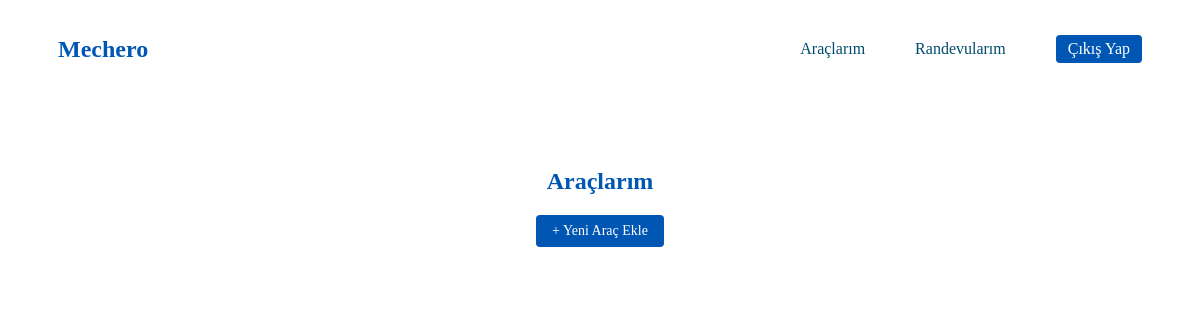
Before: /user/vehicles (signed in) with the older database file.
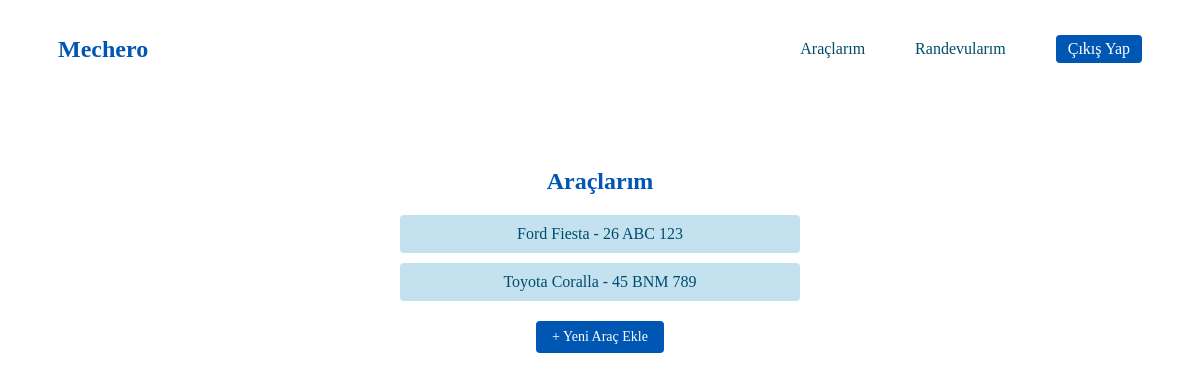
After: the same page with the newer database file.
### app/models.py (models this page shows)
class Vehicle(db.Model):
    __tablename__ = 'vehicles'
    id = db.Column(db.Integer, primary_key=True)
    plate_number = db.Column(db.String(20), unique=True, nullable=False)
    brand = db.Column(db.String(50), nullable=False)
    model = db.Column(db.String(50), nullable=False)
    year = db.Column(db.Integer, nullable=False)
    fuel_type = db.Column(db.String(20), nullable=False)
    mileage = db.Column(db.Integer, nullable=False)
    created_at = db.Column(db.DateTime, default=datetime.utcnow)
    user_id = db.Column(db.Integer, db.ForeignKey('users.id'), nullable=False)
    appointments = db.relationship('Appointment', backref='vehicle', lazy=True)

### app/routes/user_routes.py (the view)
@bp.route('/vehicles')
@login_required
def vehicles():
    user_vehicles = Vehicle.query.filter_by(user_id=current_user.id).all()
    return render_template('user/vehicles.html', vehicles=user_vehicles)

### app/models.py (called while the page is built)
@login_manager.user_loader
def load_user(user_id):
    return User.query.get(int(user_id))

### app/templates/user/vehicles.html
{% extends 'layout/base_user.html' %}
{% block content %}
<div class="vehicles-page">
  <h2 class="vehicles-title">Araçlarım</h2>
  <ul class="vehicles-list">
    {% for v in vehicles %}
      <li class="vehicle-item">{{ v.brand }} {{ v.model }} - {{ v.plate_number }}</li>
    {% endfor %}
  </ul>
  <a href="{{ url_for('user.add_vehicle') }}" class="add-vehicle-button">+ Yeni Araç Ekle</a>
</div>
{% endblock %}

### app/templates/layout/base_user.html (shortened to what this page needs)
<!DOCTYPE html>
<html lang="en">
<head>
    <link rel="stylesheet" type="text/css" href="{{ url_for('static', filename='style.css') }}">
</head>
<body>
  <nav class="navbar">
    <div class="nav-left">
        <a href="/" class="logo">Mechero</a>
    </div>
    <div class="nav-right">
        {% if current_user.is_authenticated %}
            <a href="{{ url_for('user.vehicles') }}">Araçlarım</a>
            <a href="{{ url_for('user.appointments') }}">Randevularım</a>
            <a href="{{ url_for('guest.logout_page') }}" class="logout-button">Çıkış Yap</a>
        {% else %}
            <a href="{{ url_for('guest.login_page') }}">Giriş</a>
            <a href="{{ url_for('guest.register_page') }}">Kayıt</a>
        {% endif %}
    </div>
</nav>
    <main>
        {% block content %}{% endblock %}
    </main>
</body>
</html>

### app/static/style.css (style rules this page uses)
.navbar { display: flex; justify-content: space-between; align-items: center; background-color: white; padding: 15px 30px; margin: 20px; border-radius: 4px; }
.logo { font-size: 24px; font-weight: bold; color: #0056b3; text-decoration: none; }
.nav-right { display: flex; align-items: center; gap: 50px; }
.nav-right a { color: #004c6d; text-decoration: none; font-size: 16px; position: relative; padding: 5px 0; }
.nav-right a::after { content: ""; position: absolute; left: 0; bottom: 0; width: 0%; height: 3px; background-color: #add8e6; transition: width 0.3s; }
.nav-right .login-button, .nav-right .logout-button { background-color: #0056b3; color: white; padding: 5px 12px; border-radius: 4px; font-size: 16px; text-decoration: none; position: relative; overflow: hidden; transition: background-color 0.3s, color 0.3s; }
.nav-right .login-button::after, .nav-right .logout-button::after { display: none; }
.vehicles-page { max-width: 400px; margin: 50px auto; padding: 20px; text-align: center; }
.vehicles-title { color: #0056b3; margin-bottom: 20px; }
.vehicles-list { list-style: none; padding: 0; margin: 0 0 20px 0; }
.vehicle-item { background-color: #c4e1f0; color: #004c6d; margin: 10px 0; padding: 10px; border-radius: 4px; }
.add-vehicle-button { display: inline-block; background-color: #0056b3; color: white; padding: 8px 16px; border-radius: 4px; text-decoration: none; font-size: 14px; transition: background-color 0.3s; }

Changed rows visible on the page:
added Vehicle: brand "Ford", model "Fiesta", plate_number "26 ABC 123"
added Vehicle: brand "Toyota", model "Coralla", plate_number "45 BNM 789"
